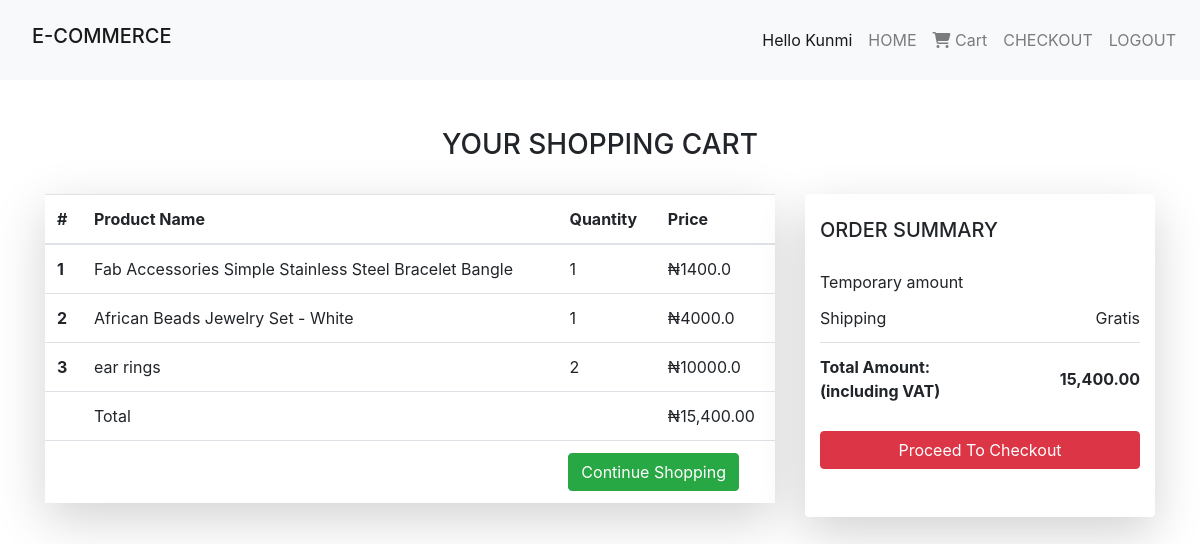
The page /cart/ (signed in) on the database its author committed.
### cart_app/models.py (models this page shows, shortened)
class Cart(models.Model):
    user = models.ForeignKey(User, on_delete=models.CASCADE)
    item = models.ForeignKey(Product, on_delete=models.CASCADE)
    quantity = models.IntegerField(default=1)
    def get_total(self):
        total = self.item.price * self.quantity
        floattotal = float("{0:.2f}".format(total))
        return floattotal

class Order(models.Model):
    orderitems = models.ManyToManyField(Cart)
    user = models.ForeignKey(User, on_delete=models.CASCADE)
    ordered = models.BooleanField(default=False)
    created = models.DateTimeField(auto_now_add=True)
    session_key = models.CharField(max_length=40, null=True)
    def get_totals(self):
        total = 0
        for order_item in self.orderitems.all():
            total += order_item.get_total()
        return total

### product_app/models.py (models this page shows, shortened)
class Product(models.Model):
    product_image = models.ImageField(null = True, blank = True)
    name = models.CharField(max_length=200)
    slug = models.SlugField(default="testing")
    category= models.ForeignKey(Category, on_delete=models.CASCADE)
    product_description= models.CharField(max_length=500, null = True, blank = True)
    price = models.FloatField()

### cart_app/views.py (the view)
# urls.py: path('cart/', views.cart, name = "cart")
def cart(request):
    user = request.user
    carts = Cart.objects.filter(
        user=user
        )
    orders = Order.objects.filter(
        user=user,
        ordered=False)
    if carts.exists():
        order = orders[0]
        return render(request, 'cart/cart.html', {"carts": carts, 'order': order})
    else:
        messages.warning(request, "You do not have an active order")
        return redirect("home")

### templates/cart/cart.html (shortened to what this page needs)
{% extends 'products/base.html' %}
{% block content %}
{% load humanize %}
<section class = "container">
  <br><br/>
  <h3 class = "text-center">YOUR SHOPPING CART</h3>
  <br>
  <div class="row">
    <div class="col-lg-8">
      <div class = "shadow-lg p- mb-5 bg-white">
        <table class="table table-hover">
          <thead>
            <tr>
              <th scope="col">#</th>
              <th scope="col">Product Name</th>
              <th scope="col">Quantity</th>
              <th scope="col">Price</th>
            </tr>
          </thead>
          <tbody>
            {% for cart in carts %}
            <tr>
              <th scope="row">{{ forloop.counter }}</th>
              <td>{{ cart.item.name }}</td>
              <td>{{ cart.quantity }}</td>
              <td>₦{{ cart.get_total }}</td>
            </tr>
          {% endfor %}
            <tr>
              <th scope="row"></th>
              <td col="row">Total</td>
              <th scope="row"></th>
              <td>₦{{ order.get_totals |floatformat:2|intcomma }}</td>
            </tr>
            <tr>
              <th scope="row"></th>
              <td colspan="3" class="text-right ">
                <a href="{% url 'home' %} "
                ><button class="btn btn-success mr-4">Continue Shopping</button></a>
              </td>
            </tr>
          </tbody>
        </table>
      </div>
    </div>
      <div class="col-lg-4">
        <div class = "shadow-lg p- mb-5 bg-white rounded container">
        <div class="mb-3">
          <br>
            <h5 class="mb-3">ORDER SUMMARY</h5>
            <ul class="list-group list-group-flush">
              <li class="list-group-item d-flex justify-content-between align-items-center border-0 px-0 pb-0">
                Temporary amount
              </li>
              <li class="list-group-item d-flex justify-content-between align-items-center px-0">
                Shipping
                <span>Gratis</span>
              </li>
              <li class="list-group-item d-flex justify-content-between align-items-center border-0 px-0 mb-3">
                <div>
                  <strong>Total Amount:</strong>
                  <strong>
                    <p class="mb-0">(including VAT)</p>
                  </strong>
                </div>
                <span><strong>{{ order.get_totals|floatformat:2|intcomma}}</strong></span>
              </li>
            </ul>
            <a href="{% url 'checkout' %}" style="text-decoration: none;"
            ><button class="btn btn-danger mr-4 btn-block">Proceed To Checkout</button></a>
            <br><br/>
          </div>
        </div>
      </div>
  </div>
</section>
{% endblock %}

### templates/products/base.html (shortened to what this page needs)
{% load static%}
{% load cart_tag %}
<!DOCTYPE html>
<html lang="en">
<head>
    <link rel="stylesheet" href="https://stackpath.bootstrapcdn.com/bootstrap/4.5.2/css/bootstrap.min.css">
    <link rel = "stylesheet" href = "{% static 'css/products.css'%} ">
</head>
<body>
    <nav class="navbar navbar-expand-lg navbar-light bg-light">
        <a class="nav-link" href=""><h1 class="navbar-brand" style = "font-size: 20px">E-COMMERCE</h1></a>
        <div class="collapse navbar-collapse" id="navbarNav">
          <ul class="nav navbar-nav ml-auto">
            {% if user.is_authenticated%}
            <li class="nav-item active">
              <a class="nav-link active" href="">Hello {{user.username | title}} <span class="sr-only">(current)</span></a>
            </li>
            <li class="nav-item">
              <a class="nav-link" href="{% url 'home' %}">HOME</a>
              <li class="nav-item">
                <a class="nav-link" href="{% url 'cart' %}">
                  <i class="fa fa-shopping-cart"></i> Cart
                </a>
              </li>
              <li class="nav-item">
                <a class="nav-link" href="{% url 'checkout' %}">
                  CHECKOUT
                </a>
              </li>
              <li class="nav-item">
                <a class="nav-link" href="{% url 'logout' %}">
                 LOGOUT
                </a>
              </li>
              {% endif %}
          </ul>
      </nav>
    {% block content%}
    {% endblock%}
</body>
</html>

### product_app/static/css/products.css (style rules this page uses)
body, html { position: relative; overflow-x: hidden; }

### rows shown on the page
Cart: item.name "Fab Accessories Simple Stainless Steel Bracelet Bangle", quantity "1", get_total "1400.0"
Cart: item.name "African Beads Jewelry Set - White", quantity "1", get_total "4000.0"
Cart: item.name "ear rings", quantity "2", get_total "10000.0"
Order: get_totals "15,400.00"

### other values the page prints
{{ user.username | title }} "Kunmi"
